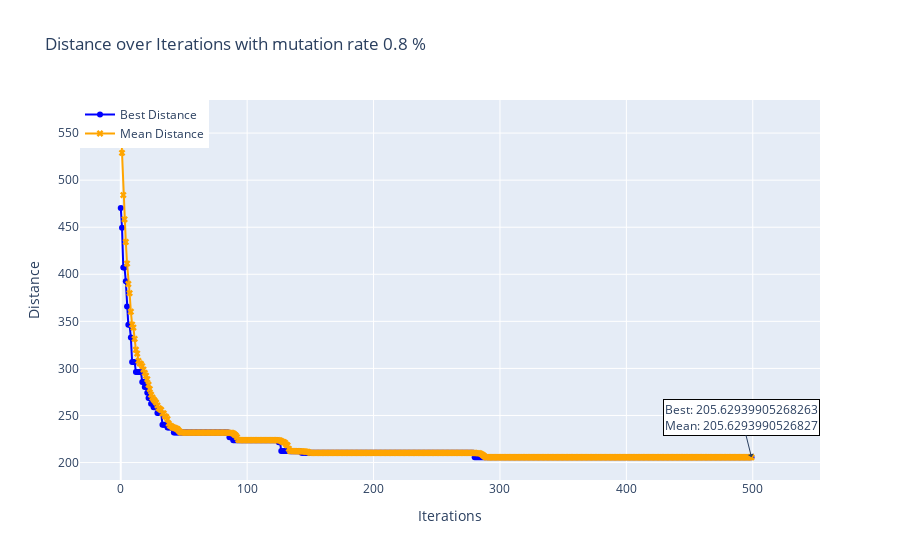
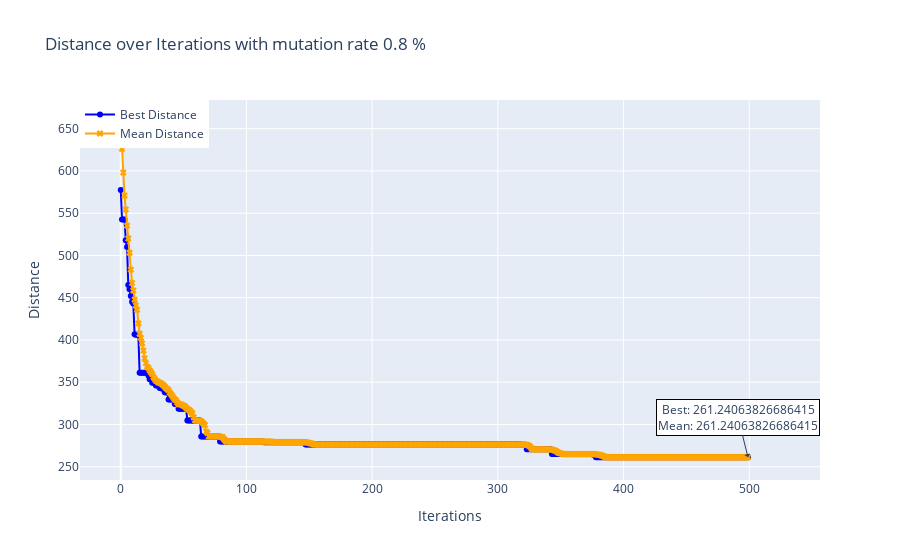
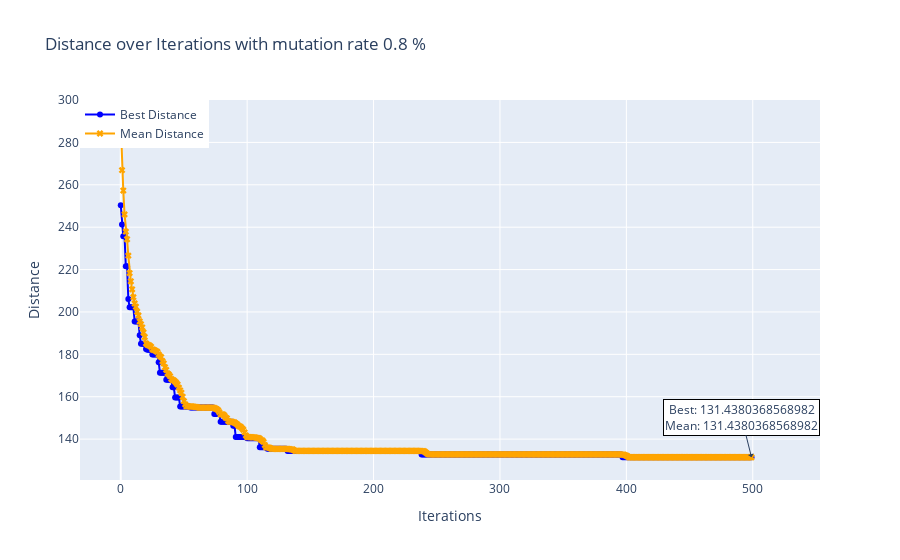
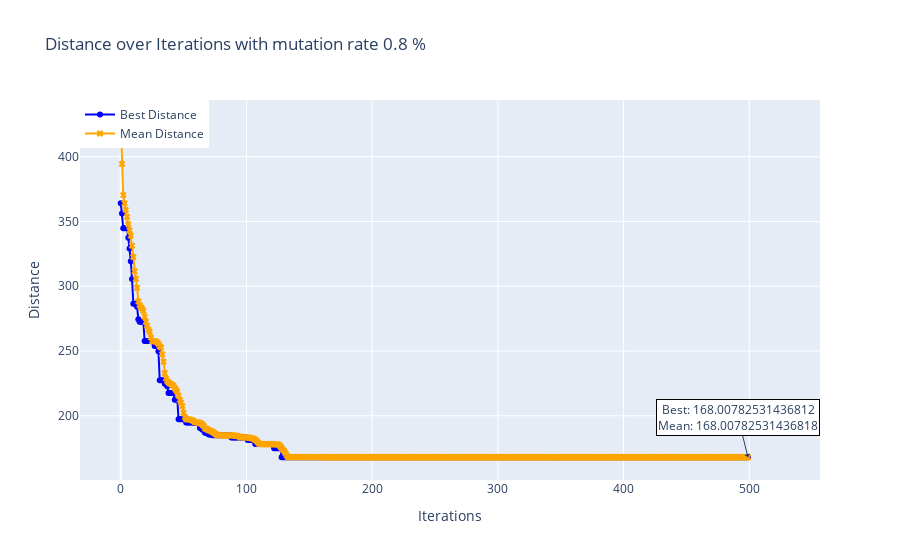

The notebook cell saved with these charts, in order:
### Code cell
#c.test_k_means_algorithm(filename=filename)
c.run(filename=filename)

### Figure 1 — Plotly figure (JSON) as saved in the notebook; plotly's stock layout.template omitted (floating-point values rounded to 4 significant figures; data arrays with more than 128 entries replaced by an {"elided": "..."} marker saying what was removed)
{"data": [{"line": {"color": "blue"}, "marker": {"symbol": "circle"}, "mode": "lines+markers", "name": "Best Distance", "type": "scatter", "x": {"elided": "500 int values"}, "y": {"elided": "500 float values"}}, {"line": {"color": "orange"}, "marker": {"symbol": "x"}, "mode": "lines+markers", "name": "Mean Distance", "type": "scatter", "x": {"elided": "500 int values"}, "y": {"elided": "500 float values"}}], "layout": {"annotations": [{"arrowhead": 1, "ax": -10, "ay": -40, "bgcolor": "white", "bordercolor": "black", "showarrow": true, "text": "Best: 205.62939905268263<br>Mean: 205.6293990526827", "x": 499, "y": 205.6}], "hovermode": "x", "legend": {"x": 0, "y": 1}, "title": {"text": "Distance over Iterations with mutation rate 0.8 %"}, "xaxis": {"title": {"text": "Iterations"}}, "yaxis": {"title": {"text": "Distance"}}}}

### Figure 2 — Plotly figure (JSON) as saved in the notebook; plotly's stock layout.template omitted (floating-point values rounded to 4 significant figures; data arrays with more than 128 entries replaced by an {"elided": "..."} marker saying what was removed)
{"data": [{"line": {"color": "blue"}, "marker": {"symbol": "circle"}, "mode": "lines+markers", "name": "Best Distance", "type": "scatter", "x": {"elided": "500 int values"}, "y": {"elided": "500 float values"}}, {"line": {"color": "orange"}, "marker": {"symbol": "x"}, "mode": "lines+markers", "name": "Mean Distance", "type": "scatter", "x": {"elided": "500 int values"}, "y": {"elided": "500 float values"}}], "layout": {"annotations": [{"arrowhead": 1, "ax": -10, "ay": -40, "bgcolor": "white", "bordercolor": "black", "showarrow": true, "text": "Best: 261.24063826686415<br>Mean: 261.24063826686415", "x": 499, "y": 261.2}], "hovermode": "x", "legend": {"x": 0, "y": 1}, "title": {"text": "Distance over Iterations with mutation rate 0.8 %"}, "xaxis": {"title": {"text": "Iterations"}}, "yaxis": {"title": {"text": "Distance"}}}}

### Figure 3 — Plotly figure (JSON) as saved in the notebook; plotly's stock layout.template omitted (floating-point values rounded to 4 significant figures; data arrays with more than 128 entries replaced by an {"elided": "..."} marker saying what was removed)
{"data": [{"line": {"color": "blue"}, "marker": {"symbol": "circle"}, "mode": "lines+markers", "name": "Best Distance", "type": "scatter", "x": {"elided": "500 int values"}, "y": {"elided": "500 float values"}}, {"line": {"color": "orange"}, "marker": {"symbol": "x"}, "mode": "lines+markers", "name": "Mean Distance", "type": "scatter", "x": {"elided": "500 int values"}, "y": {"elided": "500 float values"}}], "layout": {"annotations": [{"arrowhead": 1, "ax": -10, "ay": -40, "bgcolor": "white", "bordercolor": "black", "showarrow": true, "text": "Best: 131.4380368568982<br>Mean: 131.4380368568982", "x": 499, "y": 131.4}], "hovermode": "x", "legend": {"x": 0, "y": 1}, "title": {"text": "Distance over Iterations with mutation rate 0.8 %"}, "xaxis": {"title": {"text": "Iterations"}}, "yaxis": {"title": {"text": "Distance"}}}}

### Figure 4 — Plotly figure (JSON) as saved in the notebook; plotly's stock layout.template omitted (floating-point values rounded to 4 significant figures; data arrays with more than 128 entries replaced by an {"elided": "..."} marker saying what was removed)
{"data": [{"line": {"color": "blue"}, "marker": {"symbol": "circle"}, "mode": "lines+markers", "name": "Best Distance", "type": "scatter", "x": {"elided": "500 int values"}, "y": {"elided": "500 float values"}}, {"line": {"color": "orange"}, "marker": {"symbol": "x"}, "mode": "lines+markers", "name": "Mean Distance", "type": "scatter", "x": {"elided": "500 int values"}, "y": {"elided": "500 float values"}}], "layout": {"annotations": [{"arrowhead": 1, "ax": -10, "ay": -40, "bgcolor": "white", "bordercolor": "black", "showarrow": true, "text": "Best: 168.00782531436812<br>Mean: 168.00782531436818", "x": 499, "y": 168.0}], "hovermode": "x", "legend": {"x": 0, "y": 1}, "title": {"text": "Distance over Iterations with mutation rate 0.8 %"}, "xaxis": {"title": {"text": "Iterations"}}, "yaxis": {"title": {"text": "Distance"}}}}
